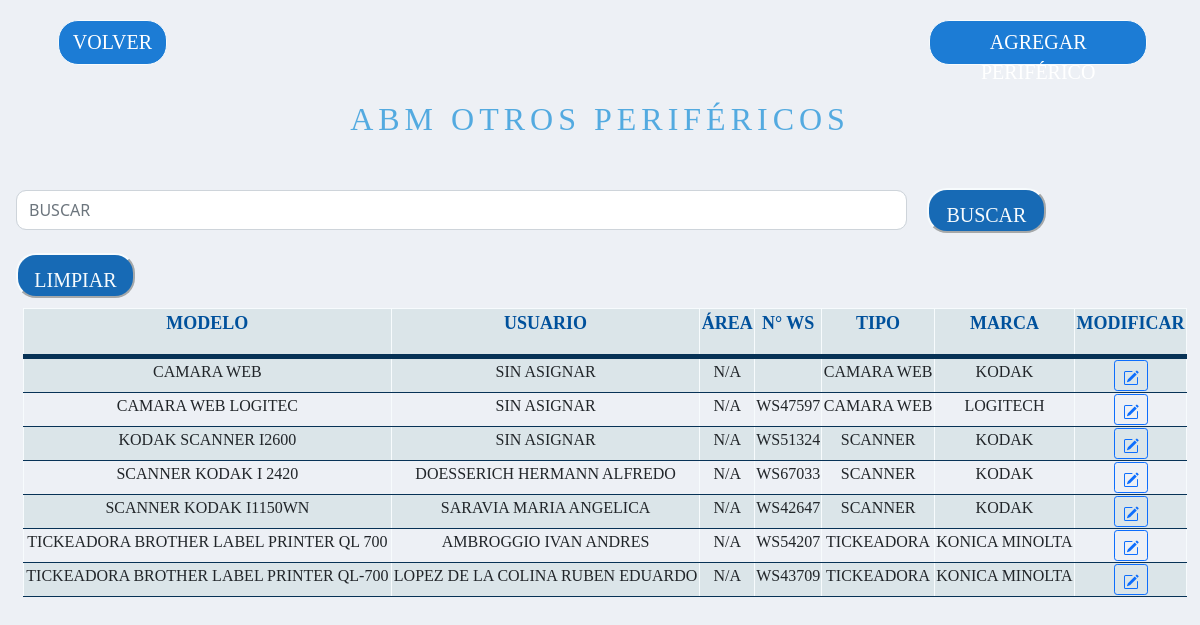
Screenshot of /abmotros.php (signed in) with the database file from the repository.
### tables this page shows
CREATE TABLE `periferico` (
  `ID_PERI` int(3) NOT NULL,
  `ID_TIPOP` int(3) NOT NULL,
  `NOMBREP` varchar(50) NOT NULL,
  `SERIEG` varchar(50) NOT NULL,
  `ID_MARCA` int(3) NOT NULL,
  `SERIE` varchar(50) NOT NULL,
  `ID_PROCEDENCIA` int(11) NOT NULL,
  `OBSERVACION` longtext NOT NULL,
  `TIPOP` varchar(50) NOT NULL,
  `MAC` varchar(50) NOT NULL,
  `RIP` varchar(50) NOT NULL,
  `IP` varchar(50) NOT NULL,
  `ID_PROVEEDOR` int(11) NOT NULL,
  `FACTURA` varchar(50) NOT NULL,
  `ID_AREA` int(11) NOT NULL,
  `ID_USUARIO` int(3) NOT NULL,
  `GARANTIA` varchar(100) NOT NULL,
  `ID_ESTADOWS` int(3) NOT NULL,
  `ID_MODELO` int(11) NOT NULL
);

CREATE TABLE `usuarios` (
  `ID_USUARIO` int(4) NOT NULL,
  `NOMBRE` varchar(50) NOT NULL,
  `CUIL` varchar(11) NOT NULL,
  `ID_AREA` int(3) NOT NULL,
  `PISO` varchar(3) NOT NULL,
  `INTERNO` varchar(10) NOT NULL,
  `CORREO` varchar(100) NOT NULL,
  `CORREO_PERSONAL` varchar(100) NOT NULL,
  `TELEFONO_PERSONAL` varchar(100) NOT NULL,
  `ID_TURNO` int(2) NOT NULL,
  `ACTIVO` varchar(8) NOT NULL,
  `OBSERVACION` longtext NOT NULL
);

CREATE TABLE `area` (
  `ID_AREA` int(5) NOT NULL,
  `AREA` text NOT NULL,
  `ID_REPA` int(3) NOT NULL,
  `ACTIVO` varchar(8) NOT NULL,
  `OBSERVACION` longtext NOT NULL
);

CREATE TABLE `tipop` (
  `ID_TIPOP` int(11) NOT NULL,
  `TIPO` varchar(50) NOT NULL
);

CREATE TABLE `marcas` (
  `ID_MARCA` int(11) NOT NULL,
  `MARCA` varchar(50) NOT NULL
);

### abmotros.php (the view, shortened to what this page needs)
<?php
include('conexion.php');
?>
<!DOCTYPE html>
<html>
<head>
    <link href="https://cdn.jsdelivr.net/npm/bootstrap@5.1.3/dist/css/bootstrap.min.css" rel="stylesheet">
    <link rel="stylesheet" href="https://cdn.jsdelivr.net/npm/bootstrap-icons@1.5.0/font/bootstrap-icons.css">
	<link rel="stylesheet" type="text/css" href="estiloallabm.css">
</head>
<body>
    <section id="inicio">
        <div id="reporteEst" style="width: 97%; margin-left: 20px;">
            <div class="form-group row justify-content-between" style="margin: 10px; padding:10px;">
                <a id="vlv"  href="abm.php" class="col-3 btn btn-primary " type="button"  value="VOLVER">VOLVER</a>
                <a id="agr"  href="agregarotrosperifericos.php" class="col-3 btn btn-primary " type="button">AGREGAR PERIFÉRICO</a>
            </div>
         </div>
        <h1>ABM OTROS PERIFÉRICOS</h1>
		<form method="POST" action="abmotros.php">
				<div class="form-group row">
					<input type="text" style="margin-left: 10px; width: 75%; height: 40px; margin-top: 12px; 	box-sizing: border-box; border-radius: 10px; text-transform:uppercase;" name="buscar"  placeholder="Buscar"  class="form-control largo col-xl-4 col-lg-4">
					<input id="vlva" class="button col-xl-2 col-lg-2" style="margin-left: 10px; margin-top: 10px;" type="submit" name="btn2" value="BUSCAR"></input>
					<input id="vlva" class="button col-xl-2 col-lg-2" style="margin-left: 10px; margin-top: 10px;" type="submit" name="btn1" value="LIMPIAR"></input>
				</div>
		</form>
        <?php
				echo "<table width=100%>
						<thead>
							<tr>
								<th><p>MODELO</p></th>
								<th><p>USUARIO</p></th>
								<th><p>ÁREA</p></th>
                                <th><p>N° WS</p></th>
								<th><p>TIPO</p></th>
                                <th><p>MARCA</p></th>
								<th><p>MODIFICAR</p></th>
							</tr>
						</thead>
					";
					if(isset($_POST['btn2']))
					{
						$doc = $_POST['buscar'];
						$consultar=mysqli_query($datos_base, "SELECT p.ID_PERI, a.AREA, u.NOMBRE, p.SERIEG, p.NOMBREP, t.TIPO, m.MARCA
						FROM periferico p
						LEFT JOIN area AS a ON a.ID_AREA = p.ID_AREA
						LEFT JOIN usuarios AS u ON u.ID_USUARIO = p.ID_USUARIO
						LEFT JOIN marcas AS m ON m.ID_MARCA = p.ID_MARCA
						LEFT JOIN tipop AS t ON t.ID_TIPOP = p.ID_TIPOP
						WHERE ((p.ID_TIPOP = 9 OR p.ID_TIPOP = 6 OR p.ID_TIPOP = 5 OR p.ID_TIPOP = 11 OR p.ID_TIPOP = 12)
						AND (a.AREA LIKE '%$doc%' OR u.NOMBRE LIKE '%$doc%' OR p.SERIEG LIKE '%$doc%' OR p.NOMBREP LIKE '%$doc%' OR t.TIPO LIKE '%$doc%' OR m.MARCA LIKE '%$doc%'))
						ORDER BY p.NOMBREP ASC");
							while($listar = mysqli_fetch_array($consultar))
							{
								echo
								"
									<tr>
										<td><h4 style='font-size:16px;'>".$listar['NOMBREP']."</h4></td>
										<td><h4 style='font-size:16px;'>".$listar['NOMBRE']."</h4></td>
										<td><h4 style='font-size:16px;'>".$listar['AREA']."</h4></td>
										<td><h4 style='font-size:16px;'>".$listar['SERIEG']."</h4></td>
										<td><h4 style='font-size:16px;'>".$listar['TIPO']."</h4></td>
										<td><h4 style='font-size:16px;'>".$listar['MARCA']."</h4></td>
										<td class='text-center text-nowrap'><a class='btn btn-sm btn-outline-primary' href=modotros.php?no=".$listar['ID_PERI']." class=mod><svg xmlns='http://www.w3.org/2000/svg' width='16' height='16' fill='currentColor' class='bi bi-pencil-square' viewBox='0 0 16 16'>
													<path d='M15.502 1.94a.5.5 0 0 1 0 .706L14.459 3.69l-2-2L13.502.646a.5.5 0 0 1 .707 0l1.293 1.293zm-1.75 2.456-2-2L4.939 9.21a.5.5 0 0 0-.121.196l-.805 2.414a.25.25 0 0 0 .316.316l2.414-.805a.5.5 0 0 0 .196-.12l6.813-6.814z'/>
													<path fill-rule='evenodd' d='M1 13.5A1.5 1.5 0 0 0 2.5 15h11a1.5 1.5 0 0 0 1.5-1.5v-6a.5.5 0 0 0-1 0v6a.5.5 0 0 1-.5.5h-11a.5.5 0 0 1-.5-.5v-11a.5.5 0 0 1 .5-.5H9a.5.5 0 0 0 0-1H2.5A1.5 1.5 0 0 0 1 2.5v11z'/>
												</svg></a>
										</td>
									</tr>";
							}
					}
					else
					{
						$consultar=mysqli_query($datos_base, "SELECT p.ID_PERI, a.AREA, u.NOMBRE, p.SERIEG, p.NOMBREP, t.TIPO, m.MARCA
						FROM periferico p
						LEFT JOIN area AS a ON a.ID_AREA = p.ID_AREA
						LEFT JOIN usuarios AS u ON u.ID_USUARIO = p.ID_USUARIO
						LEFT JOIN marcas AS m ON m.ID_MARCA = p.ID_MARCA
						LEFT JOIN tipop AS t ON t.ID_TIPOP = p.ID_TIPOP
						WHERE p.ID_TIPOP = 9 OR p.ID_TIPOP = 6 OR p.ID_TIPOP = 5 OR p.ID_TIPOP = 11 OR p.ID_TIPOP = 12
						ORDER BY p.NOMBREP ASC");
							while($listar = mysqli_fetch_array($consultar))
							{
								echo
								"
									<tr>
										<td><h4 style='font-size:16px;'>".$listar['NOMBREP']."</h4></td>
										<td><h4 style='font-size:16px;'>".$listar['NOMBRE']."</h4></td>
										<td><h4 style='font-size:16px;'>".$listar['AREA']."</h4></td>
										<td><h4 style='font-size:16px;'>".$listar['SERIEG']."</h4></td>
										<td><h4 style='font-size:16px;'>".$listar['TIPO']."</h4></td>
										<td><h4 style='font-size:16px;'>".$listar['MARCA']."</h4></td>
										<td class='text-center text-nowrap'><a class='btn btn-sm btn-outline-primary' href=modotros.php?no=".$listar['ID_PERI']." class=mod><svg xmlns='http://www.w3.org/2000/svg' width='16' height='16' fill='currentColor' class='bi bi-pencil-square' viewBox='0 0 16 16'>
													<path d='M15.502 1.94a.5.5 0 0 1 0 .706L14.459 3.69l-2-2L13.502.646a.5.5 0 0 1 .707 0l1.293 1.293zm-1.75 2.456-2-2L4.939 9.21a.5.5 0 0 0-.121.196l-.805 2.414a.25.25 0 0 0 .316.316l2.414-.805a.5.5 0 0 0 .196-.12l6.813-6.814z'/>
													<path fill-rule='evenodd' d='M1 13.5A1.5 1.5 0 0 0 2.5 15h11a1.5 1.5 0 0 0 1.5-1.5v-6a.5.5 0 0 0-1 0v6a.5.5 0 0 1-.5.5h-11a.5.5 0 0 1-.5-.5v-11a.5.5 0 0 1 .5-.5H9a.5.5 0 0 0 0-1H2.5A1.5 1.5 0 0 0 1 2.5v11z'/>
												</svg></a>
										</td>
									</tr>";
						}
					}
					echo "</table>";
					?>
    </section>
</body>
</html>

### estiloallabm.css (style rules this page uses)
section, header { width: 97%; margin-left: auto; margin-right: auto; }
h1 { text-align: center; color: #53AAE0; font-family: TrasandinaBlack; margin-bottom: 40px; margin-top:25px; font-size: 32px; letter-spacing: 5px; }
h4 { text-align: center; font-family: TrasandinaBook; font-size: 14px; text-transform: uppercase; }
p { text-align: center; font-family: TrasandinaMedium; color: #00519C; font-size: 18px; }
#inicio { height: auto; }
input { height: 40px; width: auto; margin: 10px; margin-top: 0px; margin-left: 20px; padding: 10px; display: inline; box-sizing: border-box; border-radius: 10px; border-color: white; }
input { background-color: white; }
::placeholder { color: black; }
.button { width: 200px; height: 50px; color: #f7fbfd; font-size: 20px; float: right; font-family: TrasandinaBook; background-color: #53AAE0; border-color: #f7fbfd; }
#vlv { width: 10%; height: 45px; background-color: #1c7cd5; border-color: #f7fbfd; font-size: 20px; font-family: TrasandinaBook; border-radius: 20px; }
#agr { width: 20%; height: 45px; background-color: #1c7cd5; border-color: #f7fbfd; font-size: 20px; font-family: TrasandinaBook; border-radius: 20px; }
h1 { text-align: center; color: #53AAE0; font-family: TrasandinaBlack; font-size: 32px; letter-spacing: 5px; }
table { text-align: left; margin-left: 5px; background-color: #dbe5e9; border-collapse: collapse; width:100%; }
th, td { border: solid 1px #f7fbfd; border-bottom: solid 1px #073256; }
thead { background-color: #dbe5e9; border-bottom: solid 5px #073256; width: 100%; }
tr:nth-child(even) { background-color: #edf0f5; }
#vlva { width: 10%; height: 45px; background-color: #176AB5; border-color: #f7fbfd; font-size: 20px; font-family: TrasandinaBook; border-radius: 20px; }

### abmotros.php (style rules this page uses)
body { background-color: #edf0f5; }

### rows the page displays
periferico: NOMBREP "CAMARA WEB", ID_USUARIO.NOMBRE "SIN ASIGNAR", ID_AREA.AREA "N/A", ID_TIPOP.TIPO "CAMARA WEB", ID_MARCA.MARCA "KODAK"
periferico: NOMBREP "CAMARA WEB LOGITEC", ID_USUARIO.NOMBRE "SIN ASIGNAR", ID_AREA.AREA "N/A", SERIEG "WS47597", ID_TIPOP.TIPO "CAMARA WEB", ID_MARCA.MARCA "LOGITECH"
periferico: NOMBREP "KODAK SCANNER I2600", ID_USUARIO.NOMBRE "SIN ASIGNAR", ID_AREA.AREA "N/A", SERIEG "WS51324", ID_TIPOP.TIPO "SCANNER", ID_MARCA.MARCA "KODAK"
periferico: NOMBREP "SCANNER KODAK I 2420", ID_USUARIO.NOMBRE "DOESSERICH HERMANN ALFREDO", ID_AREA.AREA "N/A", SERIEG "WS67033", ID_TIPOP.TIPO "SCANNER", ID_MARCA.MARCA "KODAK"
periferico: NOMBREP "SCANNER KODAK I1150WN", ID_USUARIO.NOMBRE "SARAVIA MARIA ANGELICA", ID_AREA.AREA "N/A", SERIEG "WS42647", ID_TIPOP.TIPO "SCANNER", ID_MARCA.MARCA "KODAK"
periferico: NOMBREP "TICKEADORA BROTHER LABEL PRINTER QL 700", ID_USUARIO.NOMBRE "AMBROGGIO IVAN ANDRES", ID_AREA.AREA "N/A", SERIEG "WS54207", ID_TIPOP.TIPO "TICKEADORA", ID_MARCA.MARCA "KONICA MINOLTA"
periferico: NOMBREP "TICKEADORA BROTHER LABEL PRINTER QL-700", ID_USUARIO.NOMBRE "LOPEZ DE LA COLINA RUBEN EDUARDO", ID_AREA.AREA "N/A", SERIEG "WS43709", ID_TIPOP.TIPO "TICKEADORA", ID_MARCA.MARCA "KONICA MINOLTA"
